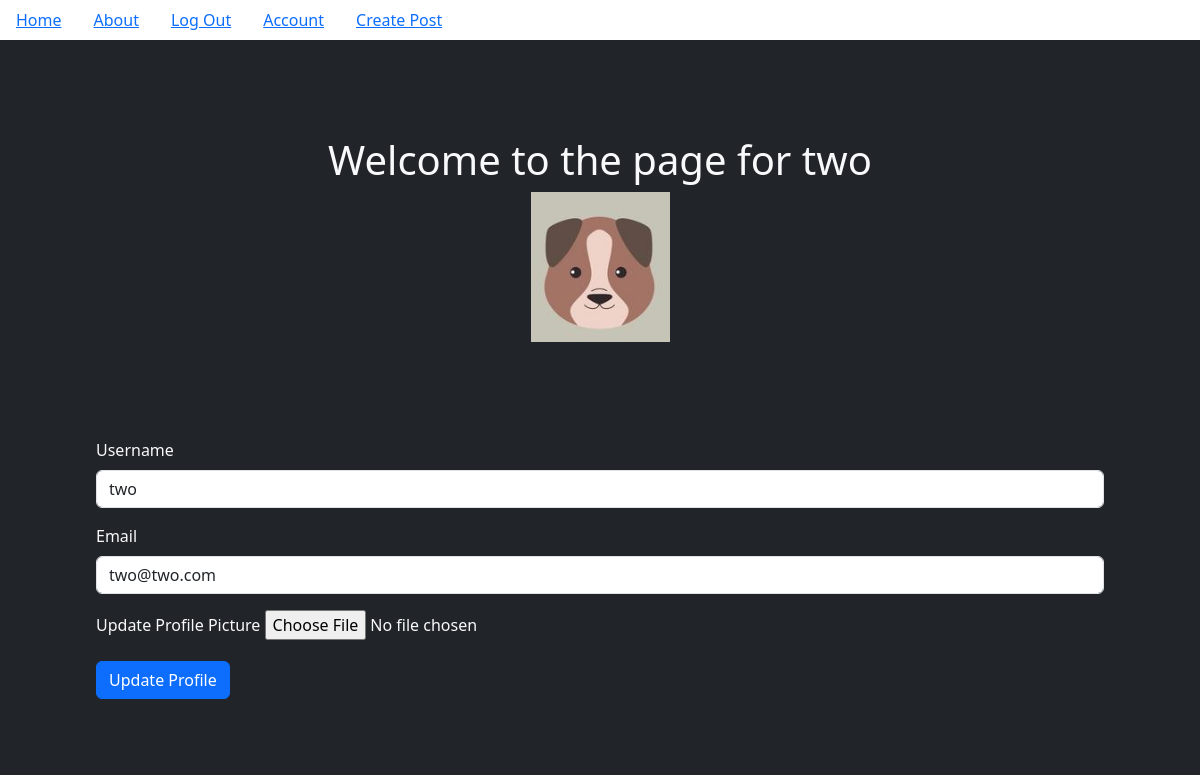
/account (signed in), run on the app's committed database.
### companyblog/models.py (models this page shows, shortened)
class User(db.Model, UserMixin):
    __tablename__='users'
    id = db.Column(db.Integer, primary_key = True)
    profile_image = db.Column(db.String(64), nullable =False, default='default_profile.png')
    email = db.Column(db.String(64), unique = True, index = True)
    username = db.Column(db.String(64), unique = True, index = True)
    password_hash = db.Column(db.String(128))
    posts = db.relationship('BlogPost', backref = 'author', lazy = True)

### companyblog/users/views.py (the view)
@users.route('/account', methods=['GET', 'POST'])
@login_required
def account():
    form = UpdateUserForm()
    if form.validate_on_submit():
        if form.picture.data:
            username = current_user.username
            pic = add_profile_pic(form.picture.data, username) # add_profile_pic imported from picture_handler
            current_user.profile_image = pic
        current_user.username = form.username.data
        current_user.email = form.email.data
        db.session.commit()
        return redirect(url_for('users.account'))
    elif request.method =='GET':
        form.username.data = current_user.username
        form.email.data = current_user.email
    profile_image = url_for('static', filename = 'profile_pics/+current_user.profile_image')
    return render_template('account.html', profile_image=profile_image, form = form)

### companyblog/users/forms.py (shortened to what this page needs)
class UpdateUserForm(FlaskForm):
    email = StringField('Email', validators=[DataRequired(), Email()])
    username = StringField('Username', validators=[DataRequired()])
    picture = FileField('Update Profile Picture', validators=[FileAllowed(['png', 'jpg'])])
    submit = SubmitField('Update Profile')

### companyblog/models.py (called while the page is built)
@login_manager.user_loader
def load_user(user_id):
    return User.query.get(user_id)

### companyblog/templates/account.html (shortened to what this page needs)
{% extends "base.html" %}
{% block content %}
<div class="container-fluid bg-dark text-light p-5">
    <div align = 'center' class="container bg-dark p-5" >
    <h1> Welcome to the page for {{current_user.username}}</h1>
    <img align = 'center' src="{{url_for('static', filename='profile_pics/'+current_user.profile_image)}}">
    </div>
    <div class="container bg-dark p-5" >
        <form method="POST" action="" enctype="multipart/form-data">
            <div class="mb-3">
                {{form.username.label(class="form-label")}}
                {{form.username(class="form-control")}}
            </div>
            <div class="mb-3">
                {{form.email.label(class="form-label")}}
                {{form.email(class="form-control")}}
            </div>
            <div class="mb-3">
                {{form.picture.label(class="form-label")}}
                {{form.picture}}
            </div>
            {{form.submit(class="btn btn-primary")}}
        </form>
    </div>
</div>
{% endblock %}

### data on the page
User: username "two", profile_image (picture), email "two@two.com"
